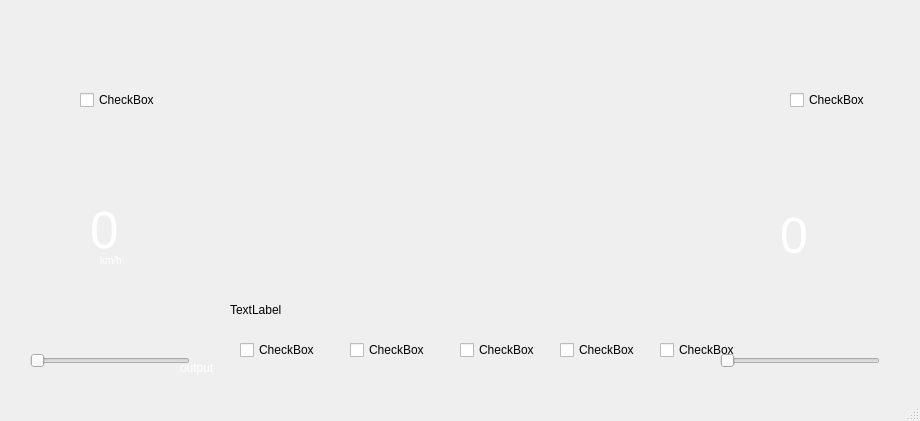
<?xml version="1.0" encoding="UTF-8"?>
<ui version="4.0">
 <class>MainWindowClass</class>
 <widget class="QMainWindow" name="MainWindowClass">
  <property name="geometry">
   <rect>
    <x>0</x>
    <y>0</y>
    <width>920</width>
    <height>421</height>
   </rect>
  </property>
  <property name="sizePolicy">
   <sizepolicy hsizetype="Fixed" vsizetype="Fixed">
    <horstretch>0</horstretch>
    <verstretch>0</verstretch>
   </sizepolicy>
  </property>
  <property name="minimumSize">
   <size>
    <width>920</width>
    <height>421</height>
   </size>
  </property>
  <property name="maximumSize">
   <size>
    <width>920</width>
    <height>421</height>
   </size>
  </property>
  <property name="cursor">
   <cursorShape>BlankCursor</cursorShape>
  </property>
  <property name="windowTitle">
   <string>Dashboard (Server)</string>
  </property>
  <property name="autoFillBackground">
   <bool>false</bool>
  </property>
  <property name="styleSheet">
   <string notr="true"/>
  </property>
  <widget class="QWidget" name="centralwidget">
   <widget class="QLabel" name="label">
    <property name="geometry">
     <rect>
      <x>10</x>
      <y>-10</y>
      <width>981</width>
      <height>491</height>
     </rect>
    </property>
    <property name="text">
     <string/>
    </property>
    <property name="pixmap">
     <pixmap>F:/Study Comp IV/_Graduation Project - GPU/diagrams/dash.png</pixmap>
    </property>
   </widget>
   <widget class="QLabel" name="speed">
    <property name="geometry">
     <rect>
      <x>90</x>
      <y>200</y>
      <width>91</width>
      <height>61</height>
     </rect>
    </property>
    <property name="styleSheet">
     <string notr="true">
						color: white;
						font-size: 50px;
					</string>
    </property>
    <property name="text">
     <string>&lt;html&gt;&lt;head/&gt;&lt;body&gt;&lt;p&gt;&lt;span style=&quot; font-size:38pt;&quot;&gt;0&lt;/span&gt;&lt;/p&gt;&lt;/body&gt;&lt;/html&gt;</string>
    </property>
   </widget>
   <widget class="QLabel" name="label_3">
    <property name="geometry">
     <rect>
      <x>100</x>
      <y>250</y>
      <width>41</width>
      <height>21</height>
     </rect>
    </property>
    <property name="styleSheet">
     <string notr="true">
						color: white;
						font-size: 10px;
					</string>
    </property>
    <property name="text">
     <string>km/h</string>
    </property>
   </widget>
   <widget class="QLabel" name="degree">
    <property name="geometry">
     <rect>
      <x>780</x>
      <y>210</y>
      <width>31</width>
      <height>51</height>
     </rect>
    </property>
    <property name="styleSheet">
     <string notr="true">
						color: white;
						font-size: 50px;
					</string>
    </property>
    <property name="text">
     <string>0</string>
    </property>
   </widget>
   <widget class="QLabel" name="label_5">
    <property name="geometry">
     <rect>
      <x>220</x>
      <y>20</y>
      <width>471</width>
      <height>241</height>
     </rect>
    </property>
    <property name="styleSheet">
     <string notr="true">
						#centralWidget {
						border-image: url(:/res/background.jpg) 0 0 0 0 stretch stretch;
						}
					</string>
    </property>
    <property name="text">
     <string/>
    </property>
    <property name="pixmap">
     <pixmap>../../../Pictures/2022-06-25 at 15-10-25.png</pixmap>
    </property>
   </widget>
   <widget class="QLabel" name="larrow_b">
    <property name="geometry">
     <rect>
      <x>170</x>
      <y>130</y>
      <width>41</width>
      <height>31</height>
     </rect>
    </property>
    <property name="text">
     <string/>
    </property>
    <property name="pixmap">
     <pixmap>F:/Study Comp IV/_Graduation Project - GPU/diagrams/Oparrow.png</pixmap>
    </property>
   </widget>
   <widget class="QLabel" name="light_b">
    <property name="geometry">
     <rect>
      <x>440</x>
      <y>280</y>
      <width>49</width>
      <height>31</height>
     </rect>
    </property>
    <property name="text">
     <string/>
    </property>
    <property name="pixmap">
     <pixmap>F:/Study Comp IV/_Graduation Project - GPU/diagrams/lightOn.png</pixmap>
    </property>
   </widget>
   <widget class="QLabel" name="fuel_b">
    <property name="geometry">
     <rect>
      <x>230</x>
      <y>280</y>
      <width>51</width>
      <height>31</height>
     </rect>
    </property>
    <property name="text">
     <string/>
    </property>
    <property name="pixmap">
     <pixmap>F:/Study Comp IV/_Graduation Project - GPU/diagrams/lowfuel.png</pixmap>
    </property>
   </widget>
   <widget class="QLabel" name="fix_b">
    <property name="geometry">
     <rect>
      <x>650</x>
      <y>280</y>
      <width>41</width>
      <height>31</height>
     </rect>
    </property>
    <property name="text">
     <string/>
    </property>
    <property name="pixmap">
     <pixmap>F:/Study Comp IV/_Graduation Project - GPU/diagrams/fix.png</pixmap>
    </property>
   </widget>
   <widget class="QLabel" name="battery_b">
    <property name="geometry">
     <rect>
      <x>550</x>
      <y>280</y>
      <width>31</width>
      <height>31</height>
     </rect>
    </property>
    <property name="text">
     <string/>
    </property>
    <property name="pixmap">
     <pixmap>F:/Study Comp IV/_Graduation Project - GPU/diagrams/batterydown.png</pixmap>
    </property>
   </widget>
   <widget class="QLabel" name="opendoor_b">
    <property name="geometry">
     <rect>
      <x>340</x>
      <y>280</y>
      <width>31</width>
      <height>31</height>
     </rect>
    </property>
    <property name="text">
     <string/>
    </property>
    <property name="pixmap">
     <pixmap>F:/Study Comp IV/_Graduation Project - GPU/diagrams/opendoor.png</pixmap>
    </property>
   </widget>
   <widget class="QLabel" name="rarrow_b">
    <property name="geometry">
     <rect>
      <x>710</x>
      <y>130</y>
      <width>41</width>
      <height>31</height>
     </rect>
    </property>
    <property name="text">
     <string/>
    </property>
    <property name="pixmap">
     <pixmap>F:/Study Comp IV/_Graduation Project - GPU/diagrams/arrow.png</pixmap>
    </property>
   </widget>
   <widget class="QCheckBox" name="larrow_c">
    <property name="geometry">
     <rect>
      <x>80</x>
      <y>90</y>
      <width>76</width>
      <height>20</height>
     </rect>
    </property>
    <property name="text">
     <string>CheckBox</string>
    </property>
   </widget>
   <widget class="QLabel" name="label_6">
    <property name="geometry">
     <rect>
      <x>230</x>
      <y>300</y>
      <width>461</width>
      <height>20</height>
     </rect>
    </property>
    <property name="text">
     <string>TextLabel</string>
    </property>
   </widget>
   <widget class="QCheckBox" name="rarrow_c">
    <property name="geometry">
     <rect>
      <x>790</x>
      <y>90</y>
      <width>76</width>
      <height>20</height>
     </rect>
    </property>
    <property name="text">
     <string>CheckBox</string>
    </property>
   </widget>
   <widget class="QCheckBox" name="fix_c">
    <property name="geometry">
     <rect>
      <x>660</x>
      <y>340</y>
      <width>76</width>
      <height>20</height>
     </rect>
    </property>
    <property name="text">
     <string>CheckBox</string>
    </property>
   </widget>
   <widget class="QCheckBox" name="battery_c">
    <property name="geometry">
     <rect>
      <x>560</x>
      <y>340</y>
      <width>76</width>
      <height>20</height>
     </rect>
    </property>
    <property name="text">
     <string>CheckBox</string>
    </property>
   </widget>
   <widget class="QCheckBox" name="light_c">
    <property name="geometry">
     <rect>
      <x>460</x>
      <y>340</y>
      <width>76</width>
      <height>20</height>
     </rect>
    </property>
    <property name="text">
     <string>CheckBox</string>
    </property>
   </widget>
   <widget class="QCheckBox" name="opendoor_c">
    <property name="geometry">
     <rect>
      <x>350</x>
      <y>340</y>
      <width>76</width>
      <height>20</height>
     </rect>
    </property>
    <property name="text">
     <string>CheckBox</string>
    </property>
   </widget>
   <widget class="QCheckBox" name="fuel_c">
    <property name="geometry">
     <rect>
      <x>240</x>
      <y>340</y>
      <width>76</width>
      <height>20</height>
     </rect>
    </property>
    <property name="text">
     <string>CheckBox</string>
    </property>
   </widget>
   <widget class="QSlider" name="horizontalSlider">
    <property name="geometry">
     <rect>
      <x>30</x>
      <y>350</y>
      <width>160</width>
      <height>22</height>
     </rect>
    </property>
    <property name="maximum">
     <number>240</number>
    </property>
    <property name="orientation">
     <enum>Qt::Horizontal</enum>
    </property>
   </widget>
   <widget class="QSlider" name="horizontalSlider_2">
    <property name="geometry">
     <rect>
      <x>720</x>
      <y>350</y>
      <width>160</width>
      <height>22</height>
     </rect>
    </property>
    <property name="maximum">
     <number>8</number>
    </property>
    <property name="pageStep">
     <number>2</number>
    </property>
    <property name="orientation">
     <enum>Qt::Horizontal</enum>
    </property>
   </widget>
   <widget class="QLabel" name="output">
    <property name="geometry">
     <rect>
      <x>180</x>
      <y>360</y>
      <width>131</width>
      <height>16</height>
     </rect>
    </property>
    <property name="styleSheet">
     <string notr="true">color:white</string>
    </property>
    <property name="text">
     <string>output</string>
    </property>
   </widget>
   <zorder>larrow_c</zorder>
   <zorder>rarrow_c</zorder>
   <zorder>fix_c</zorder>
   <zorder>horizontalSlider_2</zorder>
   <zorder>battery_c</zorder>
   <zorder>light_c</zorder>
   <zorder>opendoor_c</zorder>
   <zorder>fuel_c</zorder>
   <zorder>horizontalSlider</zorder>
   <zorder>label</zorder>
   <zorder>speed</zorder>
   <zorder>label_3</zorder>
   <zorder>degree</zorder>
   <zorder>label_5</zorder>
   <zorder>larrow_b</zorder>
   <zorder>light_b</zorder>
   <zorder>fuel_b</zorder>
   <zorder>fix_b</zorder>
   <zorder>battery_b</zorder>
   <zorder>opendoor_b</zorder>
   <zorder>rarrow_b</zorder>
   <zorder>label_6</zorder>
   <zorder>output</zorder>
  </widget>
  <widget class="QStatusBar" name="statusbar"/>
 </widget>
 <resources/>
 <connections/>
</ui>
